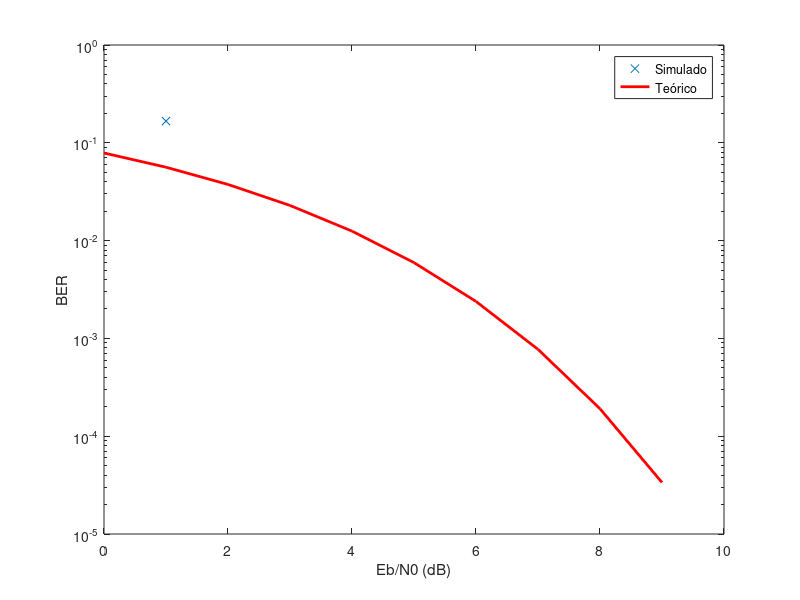

Reproduce this figure in MATLAB.
clear;
close;

%% Definições
% Número de bits
num_b = 6;
% Faixa de Eb/N0
Eb_N0_dB = 0:1:9;
% Faixa de Eb/N0 linearizada
Eb_N0_lin = 10 .^ (Eb_N0_dB/10);

%% Fonte
info = randi(2, 1, num_b) - 1;
    
%% Codificador

%%% Viterbi
convolutional_machine = containers.Map();

% node = { edge_0 (next node, first output, second output), edge_1 (...) }
convolutional_machine('00') = {{'00', 0, 0}, {'10', 1, 1}};
convolutional_machine('10') = {{'01', 1, 0}, {'11', 0, 1}};
convolutional_machine('11') = {{'01', 0, 1}, {'11', 1, 0}};
convolutional_machine('01') = {{'00', 1, 1}, {'10', 0, 0}};

% Sufixo para garantir que o estado final será 00
convolutional_end = containers.Map();
convolutional_end('00') = [0, 0, 0, 0, 0, 0];
convolutional_end('10') = [0, 1, 0, 1, 1, 1];
convolutional_end('11') = [0, 1, 1, 1, 0, 0];
convolutional_end('01') = [1, 1, 0, 0, 0, 0];

current_state = '00';
viterbi_info_size = num_b * 2 + 6;
viterbi_info = zeros(1, viterbi_info_size);
count = 1;

for i = 1:num_b
    state_node = convolutional_machine(current_state);
    state_edge = state_node{info(i) + 1};
    current_state = state_edge{1};
    viterbi_info(count) = state_edge{2};
    count = count + 1;
    viterbi_info(count) = state_edge{3};
    count = count + 1;
end

viterbi_suffix = convolutional_end(current_state);
for i = 1:length(viterbi_suffix)
    viterbi_info(count) = viterbi_suffix(i);
    count = count + 1;
end

%% Modulação

%%% BPSK
% Sem codificação
info_bpsk = complex(2*info-1, 0);
% Viterbi
viterbi_info_bpsk = complex(2*viterbi_info-1, 0);

%%% 4-QAM
% Bits | Q          | I
% 00   | sqrt(2)/2  | sqrt(2)/2
% 01   | sqrt(2)/2  | -sqrt(2)/2
% 10   | -sqrt(2)/2 | sqrt(2)/2
% 11   | -sqrt(2)/2 | -sqrt(2)/2

% Sem codificação
qam_size = num_b / 2;
info_4qam_I = zeros(1, qam_size);
info_4qam_Q = zeros(1, qam_size);
count = 1;
for i = 1:2:(length(info)-1)
    if info(i) == 0
        if info(i+1) == 0 %% 00
            info_4qam_I(count) = sqrt(2)/2;
            info_4qam_Q(count) = sqrt(2)/2;
        else %% 01
            info_4qam_I(count) = -1 * sqrt(2)/2;
            info_4qam_Q(count) = sqrt(2)/2;
        end
    else 
        if info(i+1) == 0 %% 10
            info_4qam_I(count) = sqrt(2)/2;
            info_4qam_Q(count) = -1 * sqrt(2)/2;
        else %% 11
            info_4qam_I(count) = -1 * sqrt(2)/2;
            info_4qam_Q(count) = -1 * sqrt(2)/2;
        end
    end
    count = count + 1;
end

% Viterbi
qam_size = viterbi_info_size / 2;
viterbi_info_4qam_I = zeros(1, qam_size);
viterbi_info_4qam_Q = zeros(1, qam_size);
count = 1;
for i = 1:2:(viterbi_info_size-1)
    if viterbi_info(i) == 0
        if viterbi_info(i+1) == 0 %% 00
            viterbi_info_4qam_I(count) = sqrt(2)/2;
            viterbi_info_4qam_Q(count) = sqrt(2)/2;
        else %% 01
            viterbi_info_4qam_I(count) = -1 * sqrt(2)/2;
            viterbi_info_4qam_Q(count) = sqrt(2)/2;
        end
    else 
        if viterbi_info(i+1) == 0 %% 10
            viterbi_info_4qam_I(count) = sqrt(2)/2;
            viterbi_info_4qam_Q(count) = -1 * sqrt(2)/2;
        else %% 11
            viterbi_info_4qam_I(count) = -1 * sqrt(2)/2;
            viterbi_info_4qam_Q(count) = -1 * sqrt(2)/2;
        end
    end
    count = count + 1;
end

%% Receptor com BSPK

% Energia por bit para a modulação BPSK utilizada
Eb = 1; 
% Vetor de potências do ruído
NP = Eb ./ (Eb_N0_lin); 
% Vetor de amplitudes do ruído
NA = sqrt(NP); 

% Sem codificação
for i = 1:length(Eb_N0_lin)
    % Vetor de ruído complexo com desvio padrão igual a uma posição do vetor NA
    n = NA(i)*complex(randn(1, num_b), randn(1, num_b))*sqrt(0.5); 
   
    % Vetores recebido
    info_bpsk_with_noise = info_bpsk + n; 
        
    % Recupera a informação (sinal da parte real)
    real_info_with_noise = real(info_bpsk_with_noise);
    
    %%% Demodulação    
    demod = zeros(1, length(real_info_with_noise));
    for x = 1:length(real_info_with_noise)
        if real_info_with_noise(x) > 0
            demod(x) = 1;
        else
            demod(x) = 0;
        end
    end
    
    disp('Sem codificação BPSK');
    disp(sum(info ~= demod));
                
    % Contagem de erros e cálculo do BER
    % ber(i) = sum(bits ~= demod) / viterbi_info_size; 
end

% Viterbi
for i = 1:length(Eb_N0_lin)
    % Vetor de ruído complexo com desvio padrão igual a uma posição do vetor NA
    n = NA(i)*complex(randn(1, viterbi_info_size), randn(1, viterbi_info_size))*sqrt(0.5); 
   
    % Vetores recebido
    viterbi_info_bpsk_with_noise = viterbi_info_bpsk; % + n; 
        
    % Recupera a informação (sinal da parte real)
    real_info_with_noise = real(viterbi_info_bpsk_with_noise);
    
    %%% Demodulação    
    demod = zeros(1, length(real_info_with_noise));
    for x = 1:length(real_info_with_noise)
        if real_info_with_noise(x) > 0
            demod(x) = 1;
        else
            demod(x) = 0;
        end
    end
    
    %%% Decodificação   
    % Sequências atuais e distância total para cada estado
    viterbi_machine = containers.Map();
    viterbi_machine('00') = {[], 0};
    viterbi_machine('10') = {};
    viterbi_machine('11') = {};
    viterbi_machine('01') = {};

    % Passa pelo input e determina as sequências possíveis para a saída
    for x = 1:2:length(demod)
        % Bits sendo lidos
        first_bit = demod(x);
        second_bit = demod(x + 1);

        % Armazena estados atuais
        viterbi_machine_00 = viterbi_machine('00');
        viterbi_machine_01 = viterbi_machine('01');
        viterbi_machine_10 = viterbi_machine('10');
        viterbi_machine_11 = viterbi_machine('11');
                
        % Análise de deslocamento para 00
        zero_zero_difference = 3; % Valor máximo possível é 2
        zero_one_difference = 3;
        if ~isempty(viterbi_machine_00)
            zero_zero_difference = 0;
            if first_bit ~= 0
                zero_zero_difference = zero_zero_difference + 1;
            end
            if second_bit ~= 0
                zero_zero_difference = zero_zero_difference + 1;
            end
        end
        if ~isempty(viterbi_machine_01)
            zero_one_difference = 0;
            if first_bit ~= 1
                zero_one_difference = zero_one_difference + 1;
            end
            if second_bit ~= 1
                zero_one_difference = zero_one_difference + 1;
            end
        end
        if zero_zero_difference ~= 3 || zero_one_difference ~= 3
            if zero_zero_difference <= zero_one_difference
                origin_state = viterbi_machine_00;
                difference = zero_zero_difference;
            else
                origin_state = viterbi_machine_01;
                difference = zero_one_difference;
            end
            viterbi_machine('00') = { [origin_state{1}, 0], origin_state{2} + difference };
        else
            viterbi_machine('00') = {};
        end
        
        % Análise de deslocamento para 01
        one_zero_difference = 3;
        one_one_difference = 3;
        if ~isempty(viterbi_machine_10)
            one_zero_difference = 0;
            if first_bit ~= 1
                one_zero_difference = one_zero_difference + 1;
            end
            if second_bit ~= 0
                one_zero_difference = one_zero_difference + 1;
            end
        end
        if ~isempty(viterbi_machine_11)
            one_one_difference = 0;
            if first_bit ~= 0
                one_one_difference = one_one_difference + 1;
            end
            if second_bit ~= 1
                one_one_difference = one_one_difference + 1;
            end
        end
        if one_zero_difference ~= 3 || one_one_difference ~= 3
            if one_zero_difference <= one_one_difference
                origin_state = viterbi_machine_10;
                difference = one_zero_difference;
            else
                origin_state = viterbi_machine_11;
                difference = one_one_difference;
            end
            viterbi_machine('01') = { [origin_state{1}, 0], origin_state{2} + difference };
        else
            viterbi_machine('01') = {};
        end
        
        % Análise de deslocamento para 10
        zero_zero_difference = 3;
        zero_one_difference = 3;
        if ~isempty(viterbi_machine_00)
            zero_zero_difference = 0;
            if first_bit ~= 1
                zero_zero_difference = zero_zero_difference + 1;
            end
            if second_bit ~= 1
                zero_zero_difference = zero_zero_difference + 1;
            end
        end
        if ~isempty(viterbi_machine_01)
            zero_one_difference = 0;
            if first_bit ~= 0
                zero_one_difference = zero_one_difference + 1;
            end
            if second_bit ~= 0
                zero_one_difference = zero_one_difference + 1;
            end
        end
        if zero_zero_difference ~= 3 || zero_one_difference ~= 3
            if zero_zero_difference <= zero_one_difference
                origin_state = viterbi_machine_00;
                difference = zero_zero_difference;
            else
                origin_state = viterbi_machine_01;
                difference = zero_one_difference;
            end
            viterbi_machine('10') = { [origin_state{1}, 1], origin_state{2} + difference };
        else
            viterbi_machine('10') = {};
        end
        
        % Análise de deslocamento para 11        
        one_zero_difference = 3;
        one_one_difference = 3;
        if ~isempty(viterbi_machine_10)
            one_zero_difference = 0;
            if first_bit ~= 0
                one_zero_difference = one_zero_difference + 1;
            end
            if second_bit ~= 1
                one_zero_difference = one_zero_difference + 1;
            end
        end
        if ~isempty(viterbi_machine_11)
            one_one_difference = 0;
            if first_bit ~= 1
                one_one_difference = one_one_difference + 1;
            end
            if second_bit ~= 0
                one_one_difference = one_one_difference + 1;
            end
        end
        if one_zero_difference ~= 3 || one_one_difference ~= 3
            if one_zero_difference <= one_one_difference
                origin_state = viterbi_machine_10;
                difference = one_zero_difference;
            else
                origin_state = viterbi_machine_11;
                difference = one_one_difference;
            end
            viterbi_machine('11') = { [origin_state{1}, 1], origin_state{2} + difference };
        else
            viterbi_machine('11') = {};
        end
    end
    
    % Seleciona o valor atual do estado 00
    zero_zero_state = viterbi_machine('00');
    decoded_sequence = zero_zero_state{1};
    
    % Remove o sufixo do código convolucional
    decoded_sequence = decoded_sequence(1:end-3);
    
    disp('Viterbi BPSK');
    disp(sum(info ~= decoded_sequence));
                
    % Contagem de erros e cálculo do BER
    % ber(i) = sum(bits ~= demod) / viterbi_info_size; 
end

%% Receptor com 4-QAM
% Energia por bit para a modulação 4-QAM utilizada
Eb = 1; % TODO: Calcular
% Vetor de potências do ruído
NP = Eb ./ (Eb_N0_lin); 
% Vetor de amplitudes do ruído
NA = sqrt(NP); 

% Sem codificação
for i = 1:length(Eb_N0_lin)
    % Vetor de ruído complexo com desvio padrão igual a uma posição do vetor NA
    n = NA(i)*complex(randn(1, num_b / 2), randn(1, num_b / 2))*sqrt(0.5); 
   
    % Vetores recebido
    I_with_noise = real(info_4qam_I + n);
    Q_with_noise = real(info_4qam_Q + n);
     
    %%% Demodulação            
    demod = zeros(1, length(I_with_noise) * 2);
    count = 1;
    for x = 1:length(I_with_noise)
        if I_with_noise(x) >= 0
            if Q_with_noise(x) >= 0
                demod(count) = 0;
                demod(count + 1) = 0;
            else
                demod(count) = 1;
                demod(count + 1) = 0;
            end
        else
            if Q_with_noise(x) >= 0
                demod(count) = 0;
                demod(count + 1) = 1;
            else
                demod(count) = 1;
                demod(count + 1) = 1;
            end
        end
        count = count + 2;
    end
    
    disp('Sem codificação 4QAM');
    disp(sum(info ~= demod));
                
    % Contagem de erros e cálculo do BER
    % ber(i) = sum(bits ~= demod) / viterbi_info_size; 
end

% Viterbi
for i = 1:length(Eb_N0_lin)
    % Vetor de ruído complexo com desvio padrão igual a uma posição do vetor NA
    n = NA(i)*complex(randn(1, viterbi_info_size / 2), randn(1, viterbi_info_size / 2))*sqrt(0.5); 
   
    % Vetores recebido
    viterbi_I_with_noise = real(viterbi_info_4qam_I + n); 
    viterbi_Q_with_noise = real(viterbi_info_4qam_Q + n); 
     
    %%% Demodulação            
    demod = zeros(1, length(viterbi_I_with_noise) * 2);
    count = 1;
    for x = 1:length(viterbi_I_with_noise)
        if viterbi_I_with_noise(x) >= 0
            if viterbi_Q_with_noise(x) >= 0
                demod(count) = 0;
                demod(count + 1) = 0;
            else
                demod(count) = 1;
                demod(count + 1) = 0;
            end
        else
            if viterbi_Q_with_noise(x) >= 0
                demod(count) = 0;
                demod(count + 1) = 1;
            else
                demod(count) = 1;
                demod(count + 1) = 1;
            end
        end
        count = count + 2;
    end
    
    %%% Decodificação   
    % Sequências atuais e distância total para cada estado
    viterbi_machine = containers.Map();
    viterbi_machine('00') = {[], 0};
    viterbi_machine('10') = {};
    viterbi_machine('11') = {};
    viterbi_machine('01') = {};

    % Passa pelo input e determina as sequências possíveis para a saída
    for x = 1:2:length(demod)
        % Bits sendo lidos
        first_bit = demod(x);
        second_bit = demod(x + 1);

        % Armazena estados atuais
        viterbi_machine_00 = viterbi_machine('00');
        viterbi_machine_01 = viterbi_machine('01');
        viterbi_machine_10 = viterbi_machine('10');
        viterbi_machine_11 = viterbi_machine('11');
                
        % Análise de deslocamento para 00
        zero_zero_difference = 3; % Valor máximo possível é 2
        zero_one_difference = 3;
        if ~isempty(viterbi_machine_00)
            zero_zero_difference = 0;
            if first_bit ~= 0
                zero_zero_difference = zero_zero_difference + 1;
            end
            if second_bit ~= 0
                zero_zero_difference = zero_zero_difference + 1;
            end
        end
        if ~isempty(viterbi_machine_01)
            zero_one_difference = 0;
            if first_bit ~= 1
                zero_one_difference = zero_one_difference + 1;
            end
            if second_bit ~= 1
                zero_one_difference = zero_one_difference + 1;
            end
        end
        if zero_zero_difference ~= 3 || zero_one_difference ~= 3
            if zero_zero_difference <= zero_one_difference
                origin_state = viterbi_machine_00;
                difference = zero_zero_difference;
            else
                origin_state = viterbi_machine_01;
                difference = zero_one_difference;
            end
            viterbi_machine('00') = { [origin_state{1}, 0], origin_state{2} + difference };
        else
            viterbi_machine('00') = {};
        end
        
        % Análise de deslocamento para 01
        one_zero_difference = 3;
        one_one_difference = 3;
        if ~isempty(viterbi_machine_10)
            one_zero_difference = 0;
            if first_bit ~= 1
                one_zero_difference = one_zero_difference + 1;
            end
            if second_bit ~= 0
                one_zero_difference = one_zero_difference + 1;
            end
        end
        if ~isempty(viterbi_machine_11)
            one_one_difference = 0;
            if first_bit ~= 0
                one_one_difference = one_one_difference + 1;
            end
            if second_bit ~= 1
                one_one_difference = one_one_difference + 1;
            end
        end
        if one_zero_difference ~= 3 || one_one_difference ~= 3
            if one_zero_difference <= one_one_difference
                origin_state = viterbi_machine_10;
                difference = one_zero_difference;
            else
                origin_state = viterbi_machine_11;
                difference = one_one_difference;
            end
            viterbi_machine('01') = { [origin_state{1}, 0], origin_state{2} + difference };
        else
            viterbi_machine('01') = {};
        end
        
        % Análise de deslocamento para 10
        zero_zero_difference = 3;
        zero_one_difference = 3;
        if ~isempty(viterbi_machine_00)
            zero_zero_difference = 0;
            if first_bit ~= 1
                zero_zero_difference = zero_zero_difference + 1;
            end
            if second_bit ~= 1
                zero_zero_difference = zero_zero_difference + 1;
            end
        end
        if ~isempty(viterbi_machine_01)
            zero_one_difference = 0;
            if first_bit ~= 0
                zero_one_difference = zero_one_difference + 1;
            end
            if second_bit ~= 0
                zero_one_difference = zero_one_difference + 1;
            end
        end
        if zero_zero_difference ~= 3 || zero_one_difference ~= 3
            if zero_zero_difference <= zero_one_difference
                origin_state = viterbi_machine_00;
                difference = zero_zero_difference;
            else
                origin_state = viterbi_machine_01;
                difference = zero_one_difference;
            end
            viterbi_machine('10') = { [origin_state{1}, 1], origin_state{2} + difference };
        else
            viterbi_machine('10') = {};
        end
        
        % Análise de deslocamento para 11        
        one_zero_difference = 3;
        one_one_difference = 3;
        if ~isempty(viterbi_machine_10)
            one_zero_difference = 0;
            if first_bit ~= 0
                one_zero_difference = one_zero_difference + 1;
            end
            if second_bit ~= 1
                one_zero_difference = one_zero_difference + 1;
            end
        end
        if ~isempty(viterbi_machine_11)
            one_one_difference = 0;
            if first_bit ~= 1
                one_one_difference = one_one_difference + 1;
            end
            if second_bit ~= 0
                one_one_difference = one_one_difference + 1;
            end
        end
        if one_zero_difference ~= 3 || one_one_difference ~= 3
            if one_zero_difference <= one_one_difference
                origin_state = viterbi_machine_10;
                difference = one_zero_difference;
            else
                origin_state = viterbi_machine_11;
                difference = one_one_difference;
            end
            viterbi_machine('11') = { [origin_state{1}, 1], origin_state{2} + difference };
        else
            viterbi_machine('11') = {};
        end
    end
    
    % Seleciona o valor atual do estado 00
    zero_zero_state = viterbi_machine('00');
    decoded_sequence = zero_zero_state{1};
    
    % Remove o sufixo do código convolucional
    decoded_sequence = decoded_sequence(1:end-3);
    
    disp('Viterbi 4QAM');
    disp(sum(info ~= decoded_sequence));
                
    % Contagem de erros e cálculo do BER
    % ber(i) = sum(bits ~= demod) / viterbi_info_size; 
end

%% Avaliação resultado

%% Prof
% bits aleatórios modulados em BPSK (parte real em 1 e -1)
bits = complex(2*randi(2, 1, num_b)-3, 0); 

% faixa de Eb/N0
Eb_N0_dB = 0:1:9; 

% faixa de Eb/N0 linearizada
Eb_N0_lin = 10 .^ (Eb_N0_dB/10);                                

% pré-alocação do vetor de BER
ber = zeros(size(Eb_N0_lin)); 

% energia por bit para a modulação BPSK utilizada
Eb = 1; 

% vetor de potências do ruído
NP = Eb ./ (Eb_N0_lin);

% vetor de amplitudes do ruído
NA = sqrt(NP); 


for i = 1:length(Eb_N0_lin)
    % vetor de ruído complexo com desvio padrão igual a uma posição do vetor NA
    n = NA(i)*complex(randn(1, num_b), randn(1, num_b))*sqrt(0.5); 
   
    % vetor recebido
    r = bits + n; 
        
    % recupera a informação (sinal da parte real)
    demod = sign(real(r)); 
            
    % contagem de erros e cálculo do BER
    ber(i) = sum(bits ~= demod) / num_b; 
end

%BER teórico para comparação
ber_theoretical = 0.5*erfc(sqrt(2*Eb_N0_lin)/sqrt(2)); 

semilogy(Eb_N0_dB, ber, 'x', Eb_N0_dB, ber_theoretical, 'r', 'LineWidth', 2, 'MarkerSize', 10);
xlabel('Eb/N0 (dB)');
ylabel('BER');
legend('Simulado','Teórico');
